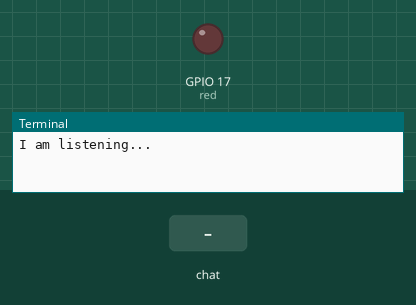
Simulated run of this program. Board: Raspberry Pi (BCM pin numbers), started with the argument Hello. Shown: output pins drawn as LEDs (lit = HIGH), the last lines printed to the terminal. Dashed ring = blinking. The inputs (shaded band) are chosen by the test bench.

Above: at 1.2 s.
1.3 s: chat message "blink" arrives
At 2.1 s:
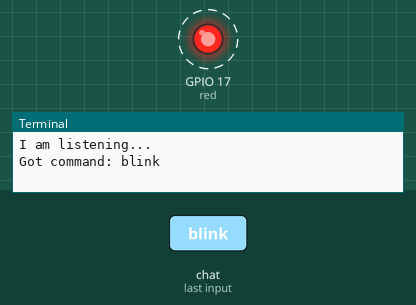
Timing chart, 0 to 10.3 s (numbered marks = the images above; inputs shaded):
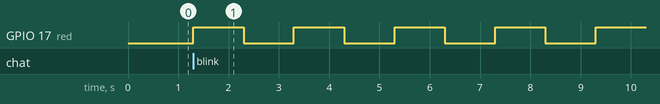

The program:

smartpi_led_glance.py
```python
#code:{syamsi}

import sys
from time import sleep
import random
import datetime
import telepot
from gpiozero import LED

red = LED(17)

#LED
def on(): # turn on LED
        red.on()
        return
def off(): #turn off LED
        red.off()
        return
def blink(): #make LED blink
	count = 0
	while (count < 9):
		red.on()
		sleep(1)
		red.off()
		sleep(1)
		count = count + 1
	return

def handle(msg):
    chat_id = msg['chat']['id']
    command = msg['text']

    print ('Got command: %s' % command)

    if (command == 'on' or command == 'On'):
       bot.sendMessage(chat_id, on())
    if (command == 'off' or command == 'Off'):
       bot.sendMessage(chat_id, off())
    elif (command == 'blink' or command == 'Blink'):
       bot.sendMessage(chat_id, blink())

TOKEN = sys.argv[1]  # get token from command-line

bot = telepot.Bot(TOKEN)
bot.message_loop(handle)
print ('I am listening...')

while 1:
     sleep(10)

#write in terminal command <python3 telegrambot.py TOKEN>
```

Measured:
- after the input at 1.3 s, GPIO 17 (red): alternates HIGH for 1.0 s and LOW for 1.0 s, starting at once
